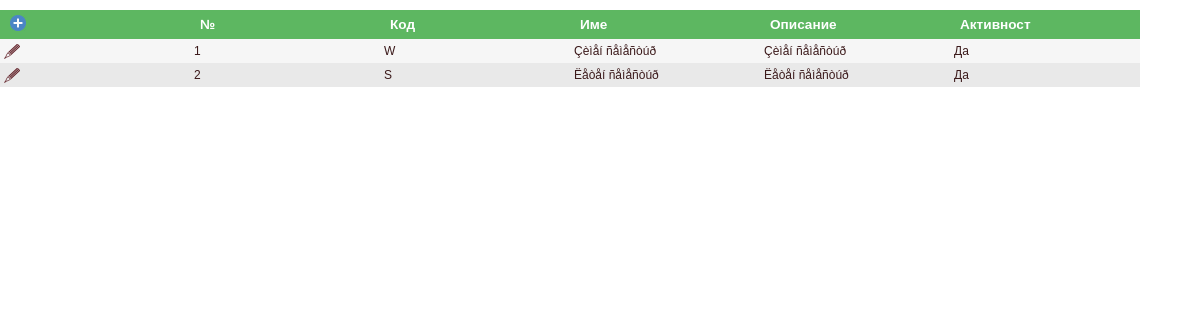
The page /Noms/NomSemesterTypesList.php on the database its author committed.
### tables this page shows
CREATE TABLE IF NOT EXISTS nom_Semester_types(
	id MEDIUMINT NOT NULL AUTO_INCREMENT COMMENT 'UNIQUE ID',
	short_name VARCHAR (80) NOT NULL COMMENT 'Êðàòêî íàèìåíîâàíèå',
	name VARCHAR (255) NOT NULL COMMENT 'Ïúëíî íàèìåíîâàíèå',
	description VARCHAR (500) COMMENT 'Äîïúëíèòåëíî îïèñàíèå',
	is_active VARCHAR (1) NOT NULL DEFAULT 'Y' COMMENT 'Ôëàã çà àêòèâíîñò',
    PRIMARY KEY nom_Semester_type_pk (id),
	CONSTRAINT nom_Semester_types_name_uk UNIQUE(name)
) COMMENT = 'Íîìåíêëàòóðà íà òèïîâåòå ñåìåñòðè (ëåòåí, çèìåí, âñåêè ñåìåñòåð è ò.í.)';

### models/Noms/NomSemesterTypes.php (called while the page is built, shortened)
<?php
class NomSemesterTypes {
	private $id;
	private $shortName;
	private $name;
	private $description;
	private $isActive;
	public function getId(){
		return $this->id;
	}
	public function setId($id){
		$this->id = $id;
	}
	public function getShortName(){
		return $this->shortName;
	}
	public function setShortName($shortName){
		$this->shortName = $shortName;
	}
	public function getName(){
		return $this->name;
	}
	public function setName($name){
		$this->name = $name;
	}
	public function getDescription(){
		return $this->description;
	}
	public function setDescription($description){
		$this->description = $description;
	}
	public function setIsActive($isActive){
		$this->isActive = $isActive;
	}
	public function getIsActiveTxt(){
		return $this->isActive != null && strcmp ( $this->isActive , "Y" ) == 0 ? "Да" : "Не";
	}
}
?>

### Noms/NomSemesterTypesList.php (the view, shortened to what this page needs)
<?php
include '..'.DIRECTORY_SEPARATOR.'models'.DIRECTORY_SEPARATOR.'Noms'.DIRECTORY_SEPARATOR.'NomSemesterTypes.php';
include '..'.DIRECTORY_SEPARATOR.'header.php';
function isSortColumn($currCol, $selectedCol, $direction) {
	return "";
}
function order($selectedCol){
	if(isset($selectedCol) && !empty($selectedCol)){
		return " order by ".$selectedCol." ";
	} else {
		return " order by nst.id ";
	}
}
$selectedCol=isset($_SESSION['selectedCol']) ? $_SESSION['selectedCol'] : "";
$direction=isset($_SESSION['direction']) ? $_SESSION['direction'] : "";
$sql = "SELECT nst.id, nst.short_name, nst.name, nst.description, nst.is_active FROM nom_Semester_types nst ".order($selectedCol).$direction;
$result = $conn->query($sql);
$nomSemesterTypesList = array();
while ($row = $result->fetch(PDO::FETCH_ASSOC)) {
	$nomSemesterType = new NomSemesterTypes();
	$nomSemesterType->setId($row['id']);
	$nomSemesterType->setShortName($row['short_name']);
	$nomSemesterType->setName($row['name']);
	$nomSemesterType->setDescription($row['description']);
	$nomSemesterType->setIsActive($row['is_active']);
	array_push ($nomSemesterTypesList , $nomSemesterType);
}
?>
<html>
	<head>
		<link rel="stylesheet" href="../style/main.css" type="text/css"/>
		<link type="text/css" href="../scripts/jquery-ui-themes-1.12.1/themes/base/jquery-ui.css" rel="stylesheet"/>
	</head>
	<body>
		<form name="nom_semester_types_form" id='nom_semester_types_form'>
			<table class="dataset">
				<thead>
					<tr>
						<th><a href="NomSemesterTypesEdit.php"><img src="../style/plus.png" title="Нов запис"  style="border: 0" height="16" width="16"></a></th>
						<th><a href="#" onclick="setOrder('id')">№</a> <?= isSortColumn('id', $selectedCol, $direction)?></th>
                        <th><a href="#" onclick="setOrder('short_name')">Код</a> <?= isSortColumn('short_name', $selectedCol, $direction)?></th>
                        <th><a href="#" onclick="setOrder('name')">Име<?= isSortColumn('name', $selectedCol, $direction)?></a></th>
                        <th><a href="#" onclick="setOrder('description')">Описание<?= isSortColumn('description', $selectedCol, $direction)?></a></th>
                        <th><a href="#" onclick="setOrder('is_active')">Активност<?= isSortColumn('is_active', $selectedCol, $direction)?></a></th>
					</tr>
				</thead>
				<tbody>
					<?php foreach($nomSemesterTypesList as $val): ?>
						<tr>
							<td><a href="NomSemesterTypesEdit.php?semesterTypeId=<?= $val->getId() ?>"><img src="../style/edit.png" title="Редактиране"  style="border: 0"></a>
							</td>
							<td><?= $val->getId() ?> </td>
							<td><?= $val->getShortName() ?> </td>
							<td><?= $val->getName() ?> </td>
							<td><?= $val->getDescription() ?> </td>
							<td><?= $val->getIsActiveTxt()?> </td>
						</tr>
					<?php endforeach; ?>
				</tbody>
			</table>
		</form>
	</body>
</html>

### style/main.css (style rules this page uses)
body { margin: 0px; background: white; color: #74777b; font-weight: 400; font-size: 1em; font-family: Arial, Helvetica, sans-serif; }
a { color: #2CC185; text-decoration: none; outline: none; }
table.dataset { width:95%; font-family: Arial, Helvetica, sans-serif; border-collapse:collapse; margin-bottom:5px; table-layout: fixed; margin-top:10px; overflow: scroll; background-color: #FFFFFF; }
table.dataset tr th { background-color: #5DB761; padding: 1px; text-align: left; padding: 5px; font-size: 85%; color: #ffffff }
table.dataset tr th a { padding: 1px; text-align: left; padding: 5px; text-decoration: #ffffff; color: #ffffff; }
table.dataset tr td { font-weight: normal; font-family: Arial, Helvetica, sans-serif; padding: 4px; width:auto; word-wrap: break-word; color:rgb(59, 25, 26); font-size: 12px; }
table.dataset tr:nth-child(odd) { background-color: #f6f6f6; }
table.dataset tr:nth-child(even) { background-color: #e9e9e9; }

### rows shown on the page
nom_semester_types: id "1", short_name "W", name "Çèìåí ñåìåñòúð", description "Çèìåí ñåìåñòúð", is_active "Да"
nom_semester_types: id "2", short_name "S", name "Ëåòåí ñåìåñòúð", description "Ëåòåí ñåìåñòúð", is_active "Да"
